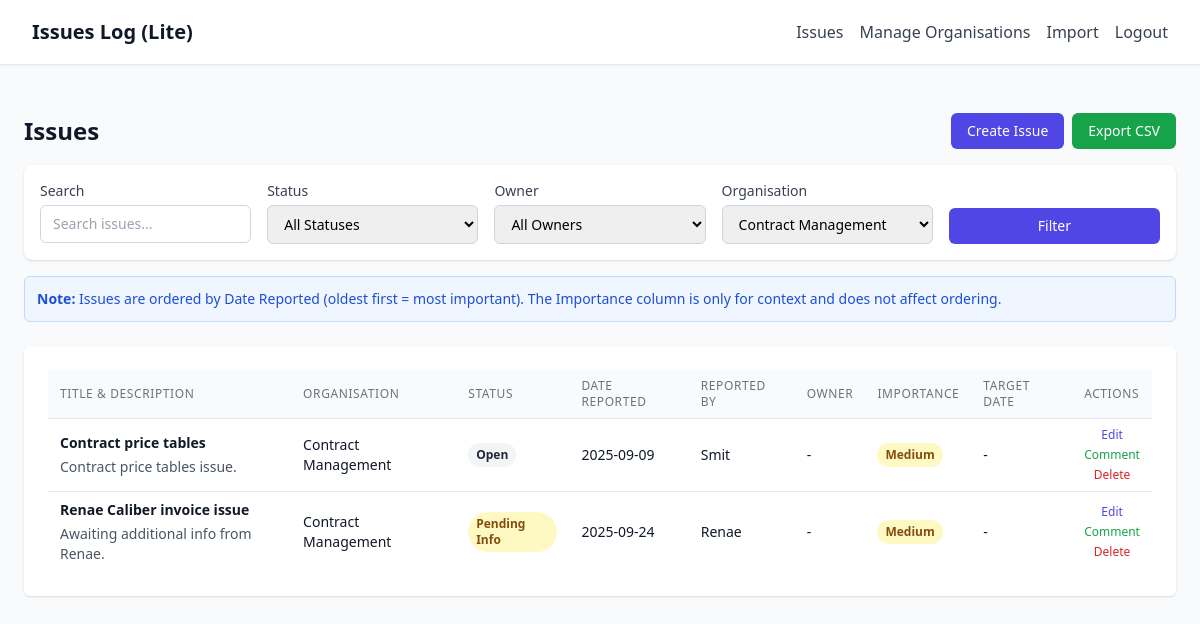
Page /?organization=3 (signed in) on the committed database.
### models.py (models this page shows)
class Issue(db.Model):
    id = db.Column(db.Integer, primary_key=True)
    title = db.Column(db.String(200), nullable=False)
    description = db.Column(db.Text)
    reporter = db.Column(db.String(100), nullable=False)
    owner = db.Column(db.String(100))
    organization_id = db.Column(db.Integer, db.ForeignKey('organization.id'))
    organization = db.relationship('Organization', backref=db.backref('issues', lazy=True))
    status = db.Column(db.String(50), default='Open')
    importance = db.Column(db.String(20), default='Medium')  # High, Medium, Low
    date_reported = db.Column(db.Date, default=datetime.utcnow().date)
    target_date = db.Column(db.Date)
    display_order = db.Column(db.Integer, default=0)  # For manual ordering
    created_at = db.Column(db.DateTime, default=datetime.utcnow)
    updated_at = db.Column(db.DateTime, default=datetime.utcnow, onupdate=datetime.utcnow)

class Organization(db.Model):
    id = db.Column(db.Integer, primary_key=True)
    name = db.Column(db.String(100), nullable=False, unique=True)
    created_at = db.Column(db.DateTime, default=datetime.utcnow)

### app.py (the view)
@app.route('/')
@require_auth
def index():
    status_filter = request.args.get('status', '')
    owner_filter = request.args.get('owner', '')
    organization_filter = request.args.get('organization', '')
    search_query = request.args.get('q', '')
    query = Issue.query
    if status_filter:
        query = query.filter(Issue.status == status_filter)
    if owner_filter:
        query = query.filter(Issue.owner == owner_filter)
    if organization_filter:
        query = query.filter(Issue.organization_id == organization_filter)
    if search_query:
        query = query.filter(
            (Issue.title.contains(search_query)) |
            (Issue.description.contains(search_query)) |
            (Issue.reporter.contains(search_query))
        )
    query = query.order_by(Issue.display_order.asc(), Issue.date_reported.asc())
    issues = query.all()
    statuses = db.session.query(Issue.status).distinct().all()
    owners = db.session.query(Issue.owner).filter(Issue.owner.isnot(None)).distinct().all()
    organizations = Organization.query.all()
    return render_template('index.html',
                         issues=issues,
                         statuses=[s[0] for s in statuses],
                         owners=[o[0] for o in owners],
                         organizations=organizations,
                         current_filters={
                             'status': status_filter,
                             'owner': owner_filter,
                             'organization': organization_filter,
                             'q': search_query
                         },
                         date=date)

### app.py (called while the page is built)
def require_auth(f):
    from functools import wraps
    @wraps(f)
    def decorated_function(*args, **kwargs):
        if not session.get('authenticated'):
            return redirect(url_for('login'))
        return f(*args, **kwargs)
    return decorated_function

### templates/index.html (shortened to what this page needs)
{% extends "base.html" %}
{% block content %}
<div class="px-4 py-6 sm:px-0">
    <div class="mb-6">
        <div class="flex justify-between items-center mb-4">
            <h2 class="text-2xl font-bold text-gray-900">Issues</h2>
            <div class="flex space-x-2">
                <button onclick="openCreateModal()"
                        class="bg-indigo-600 hover:bg-indigo-700 text-white px-4 py-2 rounded-md text-sm font-medium">
                    Create Issue
                </button>
                <a href="{{ url_for('export_csv', **current_filters) }}"
                   class="bg-green-600 hover:bg-green-700 text-white px-4 py-2 rounded-md text-sm font-medium">
                    Export CSV
                </a>
            </div>
        </div>
        <form method="GET" class="grid grid-cols-1 md:grid-cols-5 gap-4 p-4 bg-white rounded-lg shadow">
            <div>
                <label class="block text-sm font-medium text-gray-700 mb-1">Search</label>
                <input type="text" name="q" value="{{ current_filters.q }}"
                       placeholder="Search issues..."
                       class="w-full px-3 py-2 border border-gray-300 rounded-md text-sm">
            </div>
            <div>
                <label class="block text-sm font-medium text-gray-700 mb-1">Status</label>
                <select name="status" class="w-full px-3 py-2 border border-gray-300 rounded-md text-sm">
                    <option value="">All Statuses</option>
                </select>
            </div>
            <div>
                <label class="block text-sm font-medium text-gray-700 mb-1">Owner</label>
                <select name="owner" class="w-full px-3 py-2 border border-gray-300 rounded-md text-sm">
                    <option value="">All Owners</option>
                </select>
            </div>
            <div>
                <label class="block text-sm font-medium text-gray-700 mb-1">Organisation</label>
                <select name="organization" class="w-full px-3 py-2 border border-gray-300 rounded-md text-sm">
                    {% for organization in organizations %}
                        <option value="{{ organization.id }}" {% if current_filters.organization == organization.id|string %}selected{% endif %}>{{ organization.name }}</option>
                    {% endfor %}
                </select>
            </div>
            <div class="flex items-end">
                <button type="submit" class="w-full bg-indigo-600 hover:bg-indigo-700 text-white px-4 py-2 rounded-md text-sm font-medium">
                    Filter
                </button>
            </div>
        </form>
        <div class="mt-4 p-3 bg-blue-50 border border-blue-200 rounded-md">
            <p class="text-sm text-blue-700">
                <strong>Note:</strong> Issues are ordered by Date Reported (oldest first = most important).
                The Importance column is only for context and does not affect ordering.
            </p>
        </div>
    </div>
    <div class="bg-white shadow overflow-hidden sm:rounded-md">
        <div class="px-4 py-5 sm:p-6">
            <div>
                <table class="w-full divide-y divide-gray-200 text-sm">
                    <thead class="bg-gray-50">
                        <tr>
                            <th class="px-3 py-2 text-left text-xs font-medium text-gray-500 uppercase tracking-wider">Title & Description</th>
                            <th class="px-3 py-2 text-left text-xs font-medium text-gray-500 uppercase tracking-wider">Organisation</th>
                            <th class="px-3 py-2 text-left text-xs font-medium text-gray-500 uppercase tracking-wider">Status</th>
                            <th class="px-3 py-2 text-left text-xs font-medium text-gray-500 uppercase tracking-wider">Date Reported</th>
                            <th class="px-3 py-2 text-left text-xs font-medium text-gray-500 uppercase tracking-wider">Reported By</th>
                            <th class="px-3 py-2 text-left text-xs font-medium text-gray-500 uppercase tracking-wider">Owner</th>
                            <th class="px-3 py-2 text-left text-xs font-medium text-gray-500 uppercase tracking-wider">Importance</th>
                            <th class="px-3 py-2 text-left text-xs font-medium text-gray-500 uppercase tracking-wider">Target Date</th>
                            <th class="px-3 py-2 text-left text-xs font-medium text-gray-500 uppercase tracking-wider">Actions</th>
                        </tr>
                    </thead>
                    <tbody class="bg-white divide-y divide-gray-200" id="issuesTableBody">
                        {% for issue in issues %}
                        <tr class="hover:bg-gray-50 draggable-row" draggable="true" data-issue-id="{{ issue.id }}">
                            <td class="px-3 py-2">
                                <div class="font-semibold text-gray-900">{{ issue.title }}</div>
                                {% if issue.description %}
                                <div class="text-sm text-gray-600 mt-1">{{ issue.description }}</div>
                                {% endif %}
                            </td>
                            <td class="px-3 py-2 text-sm text-gray-900">
                                {{ issue.organization.name if issue.organization else '-' }}
                            </td>
                            <td class="px-3 py-2">
                                <span class="inline-flex px-2 py-1 text-xs font-semibold rounded-full
                                    {% if issue.status == 'Completed' %}bg-green-100 text-green-800
                                    {% elif issue.status == 'In Progress' %}bg-blue-100 text-blue-800
                                    {% elif issue.status == 'Pending Info' %}bg-yellow-100 text-yellow-800
                                    {% else %}bg-gray-100 text-gray-800{% endif %}">
                                    {{ issue.status }}
                                </span>
                            </td>
                            <td class="px-3 py-2 text-sm text-gray-900">
                                {{ issue.date_reported.strftime('%Y-%m-%d') if issue.date_reported else '-' }}
                            </td>
                            <td class="px-3 py-2 text-sm text-gray-900">
                                {{ issue.reporter }}
                            </td>
                            <td class="px-3 py-2 text-sm text-gray-900">
                                {{ issue.owner or '-' }}
                            </td>
                            <td class="px-3 py-2">
                                <span class="inline-flex px-2 py-1 text-xs font-semibold rounded-full
                                    {% if issue.importance == 'High' %}bg-red-100 text-red-800
                                    {% elif issue.importance == 'Medium' %}bg-yellow-100 text-yellow-800
                                    {% else %}bg-gray-100 text-gray-800{% endif %}">
                                    {{ issue.importance }}
                                </span>
                            </td>
                            <td class="px-3 py-2 text-sm text-gray-900">
                                {{ issue.target_date.strftime('%Y-%m-%d') if issue.target_date else '-' }}
                            </td>
                            <td class="px-3 py-2 text-xs font-medium">
                                <div class="flex flex-col space-y-1">
                                    <button onclick="openEditModal({{ issue.id }})"
                                            class="text-indigo-600 hover:text-indigo-900">Edit</button>
                                    <button onclick="openCommentModal({{ issue.id }})"
                                            class="text-green-600 hover:text-green-900">Comment</button>
                                    <button onclick="openDeleteModal({{ issue.id }}, '{{ issue.title }}')"
                                            class="text-red-600 hover:text-red-900">Delete</button>
                                </div>
                            </td>
                        </tr>
                        {% endfor %}
                    </tbody>
                </table>
            </div>
        </div>
    </div>
</div>
{% endblock %}

### templates/base.html (style rules this page uses)
.draggable-row { cursor: move; transition: all 0.2s ease; }

### rows in the picture
Issue: title "Contract price tables", description "Contract price tables issue.", organization "Contract Management", status "Open", date_reported "2025-09-09", reporter "Smit", owner "-", importance "Medium", target_date "-"
Issue: title "Renae Caliber invoice issue", description "Awaiting additional info from Renae.", organization "Contract Management", status "Pending Info", date_reported "2025-09-24", reporter "Renae", owner "-", importance "Medium", target_date "-"

### other values in the picture
form field organization "Contract Management"
